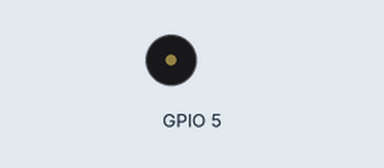
This sketch was run on a simulated ESP8266 (NodeMCU). Shown: buzzer (waves = sounding).

Above: at 2.0 s.
At 15.62 s:
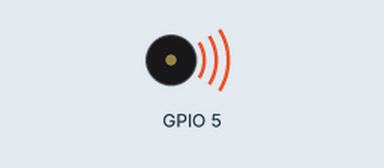
Timing chart, 0 to 18.4 s (numbered marks = the images above):
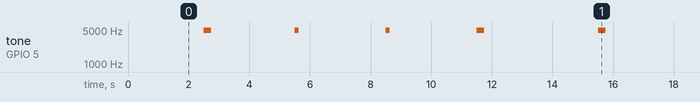

Measured:
- by itself, tone on GPIO 5: repeats every 13.0 s: silent 2.8 s, 2 × (4978 Hz 0.12 s, silent 2.9 s), 4978 Hz 0.25 s, silent 3.8 s, 4978 Hz 0.25 s

The sketch:

CriticalNodeMCU_Aman.ino
```cpp
// This example shows how to connect to Cayenne using an ESP8266 and send/receive sample data.
// Make sure you install the ESP8266 Board Package via the Arduino IDE Board Manager and select the correct ESP8266 board before compiling.

//#define CAYENNE_DEBUG
/*************************************************
 * Public Constants
 *************************************************/

#define NOTE_B0  31
#define NOTE_C1  33
#define NOTE_CS1 35
#define NOTE_D1  37
#define NOTE_DS1 39
#define NOTE_E1  41
#define NOTE_F1  44
#define NOTE_FS1 46
#define NOTE_G1  49
#define NOTE_GS1 52
#define NOTE_A1  55
#define NOTE_AS1 58
#define NOTE_B1  62
#define NOTE_C2  65
#define NOTE_CS2 69
#define NOTE_D2  73
#define NOTE_DS2 78
#define NOTE_E2  82
#define NOTE_F2  87
#define NOTE_FS2 93
#define NOTE_G2  98
#define NOTE_GS2 104
#define NOTE_A2  110
#define NOTE_AS2 117
#define NOTE_B2  123
#define NOTE_C3  131
#define NOTE_CS3 139
#define NOTE_D3  147
#define NOTE_DS3 156
#define NOTE_E3  165
#define NOTE_F3  175
#define NOTE_FS3 185
#define NOTE_G3  196
#define NOTE_GS3 208
#define NOTE_A3  220
#define NOTE_AS3 233
#define NOTE_B3  247
#define NOTE_C4  262
#define NOTE_CS4 277
#define NOTE_D4  294
#define NOTE_DS4 311
#define NOTE_E4  330
#define NOTE_F4  349
#define NOTE_FS4 370
#define NOTE_G4  392
#define NOTE_GS4 415
#define NOTE_A4  440
#define NOTE_AS4 466
#define NOTE_B4  494
#define NOTE_C5  523
#define NOTE_CS5 554
#define NOTE_D5  587
#define NOTE_DS5 622
#define NOTE_E5  659
#define NOTE_F5  698
#define NOTE_FS5 740
#define NOTE_G5  784
#define NOTE_GS5 831
#define NOTE_A5  880
#define NOTE_AS5 932
#define NOTE_B5  988
#define NOTE_C6  1047
#define NOTE_CS6 1109
#define NOTE_D6  1175
#define NOTE_DS6 1245
#define NOTE_E6  1319
#define NOTE_F6  1397
#define NOTE_FS6 1480
#define NOTE_G6  1568
#define NOTE_GS6 1661
#define NOTE_A6  1760
#define NOTE_AS6 1865
#define NOTE_B6  1976
#define NOTE_C7  2093
#define NOTE_CS7 2217
#define NOTE_D7  2349
#define NOTE_DS7 2489
#define NOTE_E7  2637
#define NOTE_F7  2794
#define NOTE_FS7 2960
#define NOTE_G7  3136
#define NOTE_GS7 3322
#define NOTE_A7  3520
#define NOTE_AS7 3729
#define NOTE_B7  3951
#define NOTE_C8  4186
#define NOTE_CS8 4435
#define NOTE_D8  4699
#define NOTE_DS8 4978
#define CAYENNE_PRINT Serial
#include <CayenneMQTTESP8266.h>

// WiFi network info.
char ssid[] = "JioFi2_CDC9C8";
char wifiPassword[] = "5msg8p37dj";

// Cayenne authentication info. This should be obtained from the Cayenne Dashboard.
char username[] = "851f51a0-965c-11e8-87b0-97a7dd91c15a";
char password[] = "6518112f44e68588f131127c8d23b41fec43d667";
char clientID[] = "6a83d390-b8f6-11e8-bf81-6b1a7e6fd7d2";

unsigned long lastMillis = 0;

void setup() {
	Serial.begin(9600);
	Cayenne.begin(username, password, clientID, ssid, wifiPassword);
}
int melody[] = {
  NOTE_C4, NOTE_G3, NOTE_G3, NOTE_A3, NOTE_G3, 0, NOTE_B3, NOTE_C4
};

// note durations: 4 = quarter note, 8 = eighth note, etc.:
int noteDurations[] = {
  4, 8, 8, 4, 4, 4, 4, 4
};

void loop() {
	Cayenne.loop();
      // Heart Rate 47 - 150
     // getTone();
    //for(int i=47;i<167;i++){

      Cayenne.virtualWrite(0, 147);
     // if(i>147)getTone();
     // }
                 // -40 - 80
    //for(int j=97;j<104;j++){
     // if(j>98)getTone();
      Cayenne.virtualWrite(1, 98);
     // }
            // -40 - 397
    //for(int k=-47;k<397;k++){
     // if(k>350)getTone();
      Cayenne.virtualWrite(2, 350);
      getTone();
     //getTone() }
	//Publish data every 10 seconds (10000 milliseconds). Change this value to publish at a different interval.
	//if (millis() - lastMillis > 10000) {
		//lastMillis = millis();
		//Write data to Cayenne here. This example just sends the current uptime in milliseconds.
		//Cayenne.virtualWrite(0, lastMillis);
		//Some examples of other functions you can use to send data.
		//Cayenne.celsiusWrite(1, 22.0);
		//Cayenne.luxWrite(2, 700);
		//Cayenne.virtualWrite(3, 50, TYPE_PROXIMITY, UNIT_CENTIMETER);
	//}
}
void getTone(){
for (int thisNote = 0; thisNote < 4; thisNote++) {

    // to calculate the note duration, take one second divided by the note type.
    //e.g. quarter note = 1000 / 4, eighth note = 1000/8, etc.
    int noteDuration = 1000 / noteDurations[thisNote];
    tone(5, NOTE_DS8, noteDuration);

    // to distinguish the notes, set a minimum time between them.
    // the note's duration + 30% seems to work well:
   // int pauseBetweenNotes = noteDuration * 1.30;
    delay(3000);
    // stop the tone playing:
    noTone(5);

  }
  //return 0;
}
//Default function for processing actuator commands from the Cayenne Dashboard.
//You can also use functions for specific channels, e.g CAYENNE_IN(1) for channel 1 commands.
CAYENNE_IN_DEFAULT()
{
	CAYENNE_LOG("CAYENNE_IN_DEFAULT(%u) - %s, %s", request.channel, getValue.getId(), getValue.asString());
	//Process message here. If there is an error set an error message using getValue.setError(), e.g getValue.setError("Error message");
}
```
